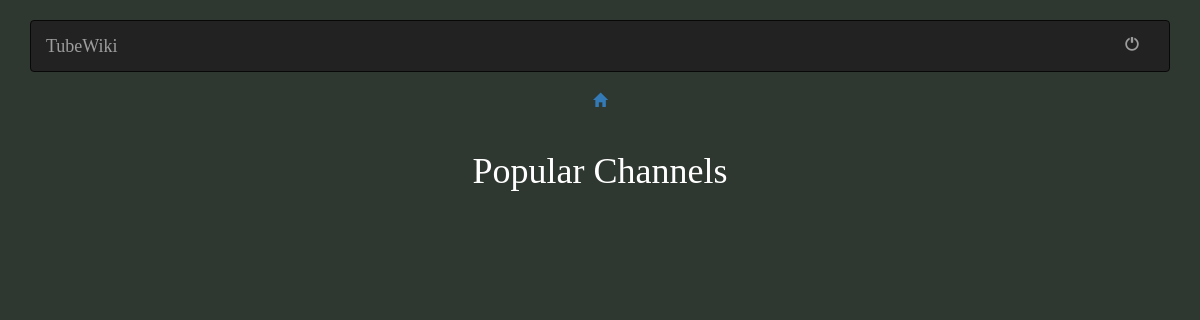
The page /allchannel/motivational/ (signed in) on the database as committed earlier.
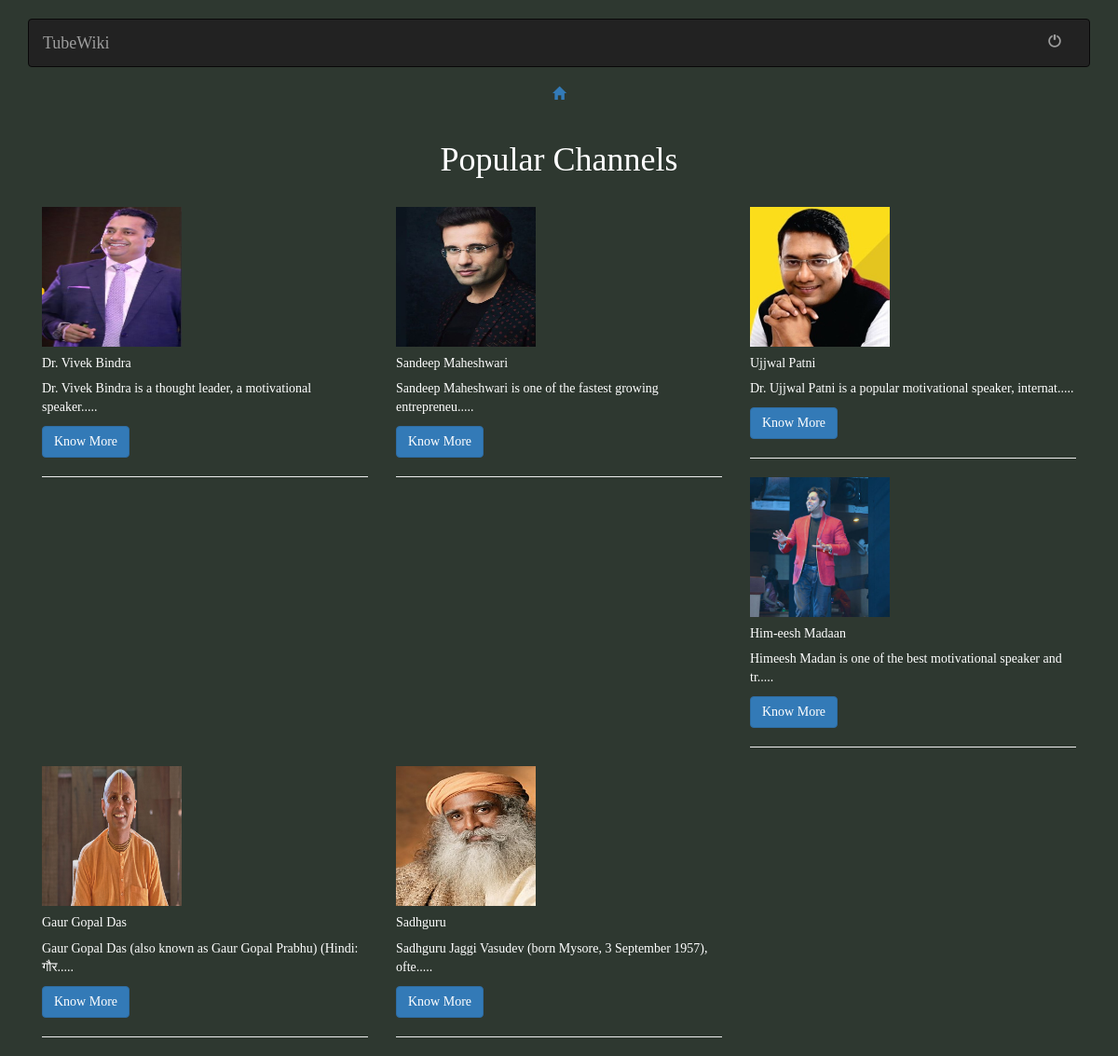
The same page on the database as committed later.
### accounts/models.py (models this page shows, shortened)
class motivational(models.Model):
    id = models.IntegerField(primary_key=True)
    name = models.CharField(max_length=100,default='')
    about = models.TextField(max_length=100000,default='')
    link = models.CharField(max_length=500,default='')
    image = models.ImageField(blank=True)
    suscriber = models.CharField(max_length=10,default=None)
    def snippet(self):
        return self.about[0:60]

### allchannel/views.py (the view)
# urls.py: url(r'^motivational/(?P<slug>[\w-]+)/$',views.moti_detail,name='moti'),
@login_required(login_url='accounts:login')
def moti(request):
    moti_data = motivational.objects.all().order_by('id')
    return render(request,'allchannel/motivational.html',{'moti_data':moti_data})

### allchannel/templates/allchannel/motivational.html (shortened to what this page needs)
{% extends 'base.html' %}
{% load static %}
{% block head %}
  <link rel="stylesheet" href="{% static 'allchannel/motivational.css' %}">
{% endblock %}
{% block body %}
  <div class="container">
    <br>
    <nav class="navbar navbar-inverse">
    <div class="container-fluid">
      <div class="navbar-header">
        <a class="navbar-brand">TubeWiki</a>
      </div>
      <div class="collapse navbar-collapse" id="myNavbar">
        <ul class="nav navbar-nav navbar-right">
          <li><a href="{% url 'accounts:logout' %}"><span class="glyphicon glyphicon-off"></span></a></li>
        </ul>
      </div>
    </div>
  </nav>
    <center><a href="/account/"<span class="glyphicon glyphicon-home"></span></a></center><br>
      <center><h1>Popular Channels </h1></center><br>
        {% for i in moti_data %}
        <div class="col-sm-4">
        <div class="card">
          <img class="card-img-top" src="{{ i.image.url }}" alt="Card image cap" width="150" height="150">
          <div class="card-body">
            <h5 class="card-title">{{ i.name }}</h5>
            <p class="card-text">{{ i.snippet }}.....</p>
            <a href="{% url 'accounts:moti' slug=i.id %}" class="btn btn-primary">Know More</a>
            <hr>
          </div>
        </div>
        </div>
        {% endfor %}
    </div>
{% endblock %}

Rows that differ between the two databases and show on the page:
added motivational: image (picture), name "Dr. Vivek Bindra", snippet "Dr. Vivek Bindra is a thought leader, a motivational speaker"
added motivational: image (picture), name "Sandeep Maheshwari", snippet "Sandeep Maheshwari is one of the fastest growing entrepreneu"
added motivational: image (picture), name "Ujjwal Patni", snippet "Dr. Ujjwal Patni is a popular motivational speaker, internat"
added motivational: image (picture), name "Him-eesh Madaan", snippet "Himeesh Madan is one of the best motivational speaker and tr"
added motivational: image (picture), name "Gaur Gopal Das", snippet "Gaur Gopal Das (also known as Gaur Gopal Prabhu) (Hindi: गौर"
added motivational: image (picture), name "Sadhguru", snippet "Sadhguru Jaggi Vasudev (born Mysore, 3 September 1957), ofte"
